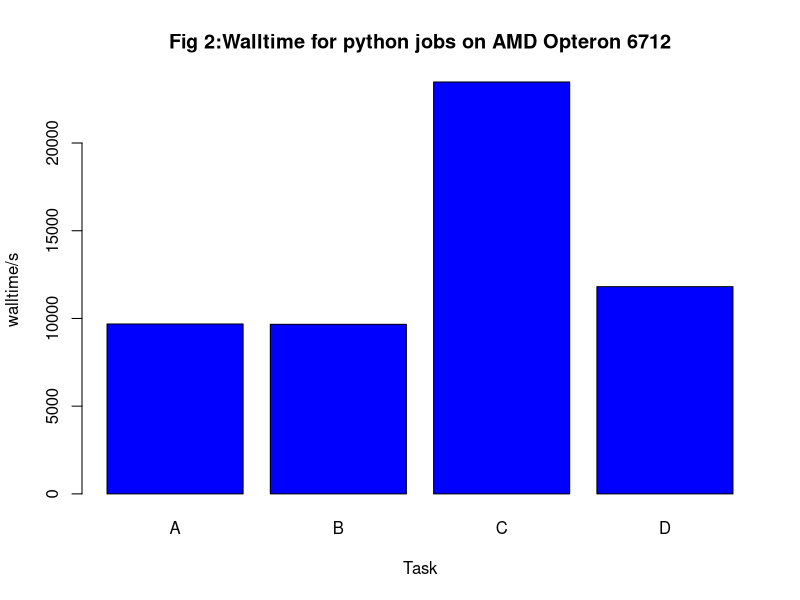

Write R code to recreate this figure.
H <-c(9686,9666,23478,11813)
N <- c("A", "B", "C", "D")

png(file = "ccn.png")

barplot(H, names.arg= N, xlab = "Task", ylab = "walltime/s", col="blue", main = "Fig 2:Walltime for python jobs on AMD Opteron 6712", border="black")

dev.off()
